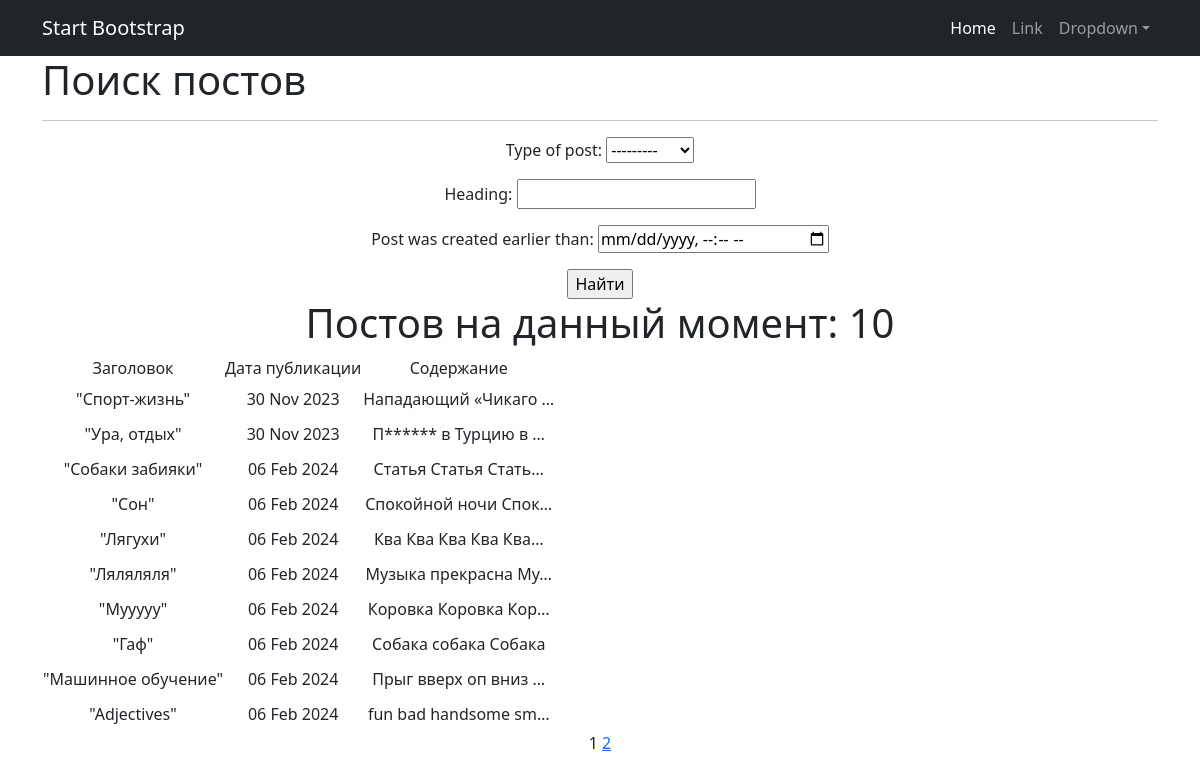
/posts/search/, run on the app's committed database.
### news/models.py (models this page shows, shortened)
class Post(models.Model):
    article = "AR"
    news = "NE"
    POSITIONS = [
        (article, "Статья"),
        (news, "Новость"),
    ]
    time_in = models.DateTimeField(auto_now_add=True)
    type_of_post = models.CharField(max_length=2,
                                    choices=POSITIONS,
                                    default=news
                                    )
    heading = models.CharField(max_length=30)
    text_of_post = models.TextField(max_length=2000)
    rating = models.FloatField(default=0.0)
    author = models.ForeignKey(Author, on_delete=models.CASCADE)
    category = models.ManyToManyField(Category, through='PostCategory')

### news/views.py (the view)
# urls.py: path('search/', PostSearch.as_view(), name='post_search'),
class PostSearch(ListView):
    model = Post
    template_name = 'posts_info/post_search.html'
    context_object_name = 'posts'
    paginate_by = 10
    def get_queryset(self):
        queryset = super().get_queryset()
        self.filterset = PostFilter(self.request.GET, queryset)
        return self.filterset.qs
    def get_context_data(self, **kwargs):
        context = super().get_context_data()
        context['filterset'] = self.filterset
        return context

### news/templatetags/custom_filters.py (called while the page is built)
@register.filter()
def censor(text):
    text_list = text.split()
    censored_text_list = []
    bad_words = ['поездка', 'стоимость']
    for word in text_list:
        clean_word = ''.join(c for c in word if c not in string.punctuation)
        if clean_word.lower() in bad_words:
            censored_word = clean_word[0] + (len(clean_word) - 1) * '*'
            censored_text_list.append(word.replace(clean_word, censored_word))
        else:
            censored_text_list.append(word)
    return ' '.join(censored_text_list)

### news/templatetags/custom_tags.py (called while the page is built)
@register.simple_tag(takes_context=True)
def url_replace(context, **kwargs):
    d = context['request'].GET.copy()
    for k, v in kwargs.items():
        d[k] = v
    return d.urlencode()

### templates/posts_info/post_search.html (shortened to what this page needs)
{% extends 'default.html' %}
{% load custom_filters %}
{% load custom_tags %}
{% block content %}
 <div align="left" >
        <h1>
            Поиск постов
        </h1>
    </div>
    <hr>
    <form action="" method="get">
        {{ filterset.form.as_p }}
        <input type="submit" value="Найти" />
    </form>
    {% if posts %}
        <h1>Постов на данный момент: {{ posts|length }}</h1>
        <table>
            <tr>
                <td>Заголовок</td>
                <td>Дата публикации</td>
                <td>Содержание</td>
            </tr>
            {% for post in posts %}
            <tr>
                <td>"{{ post.heading }}"</td>
                <td>{{ post.time_in|date:'d M Y' }}</td>
                <td>{{ post.text_of_post|censor|truncatechars:20 }}</td>
                <td><hr></td>
            </tr>
            {% endfor %}
        </table>
    {% else %}
        <h2>Такого(-их) поста(-ов) нет!</h2>
    {% endif %}
    {{ page_obj.number }}
    {% if page_obj.has_next %}
        <a href="?{% url_replace page=page_obj.next_page_number %}">{{ page_obj.next_page_number }}</a>
    {% endif %}
{% endblock content %}

### data on the page
Post: heading "Спорт-жизнь", time_in "30 Nov 2023", text_of_post|censor "Нападающий «Чикаго …"
Post: heading "Ура, отдых", time_in "30 Nov 2023", text_of_post|censor "П****** в Турцию в …"
Post: heading "Собаки забияки", time_in "06 Feb 2024", text_of_post|censor "Статья Статья Стать…"
Post: heading "Сон", time_in "06 Feb 2024", text_of_post|censor "Спокойной ночи Спок…"
Post: heading "Лягухи", time_in "06 Feb 2024", text_of_post|censor "Ква Ква Ква Ква Ква…"
Post: heading "Ляляляля", time_in "06 Feb 2024", text_of_post|censor "Музыка прекрасна Му…"
Post: heading "Мууууу", time_in "06 Feb 2024", text_of_post|censor "Коровка Коровка Кор…"
Post: heading "Гаф", time_in "06 Feb 2024", text_of_post|censor "Собака собака Собака"
Post: heading "Машинное обучение", time_in "06 Feb 2024", text_of_post|censor "Прыг вверх оп вниз …"
Post: heading "Adjectives", time_in "06 Feb 2024", text_of_post|censor "fun bad handsome sm…"

### other printed values
{{ posts|length }} "10"
{{ page_obj.number }} "1"
{{ page_obj.next_page_number }} "2"
